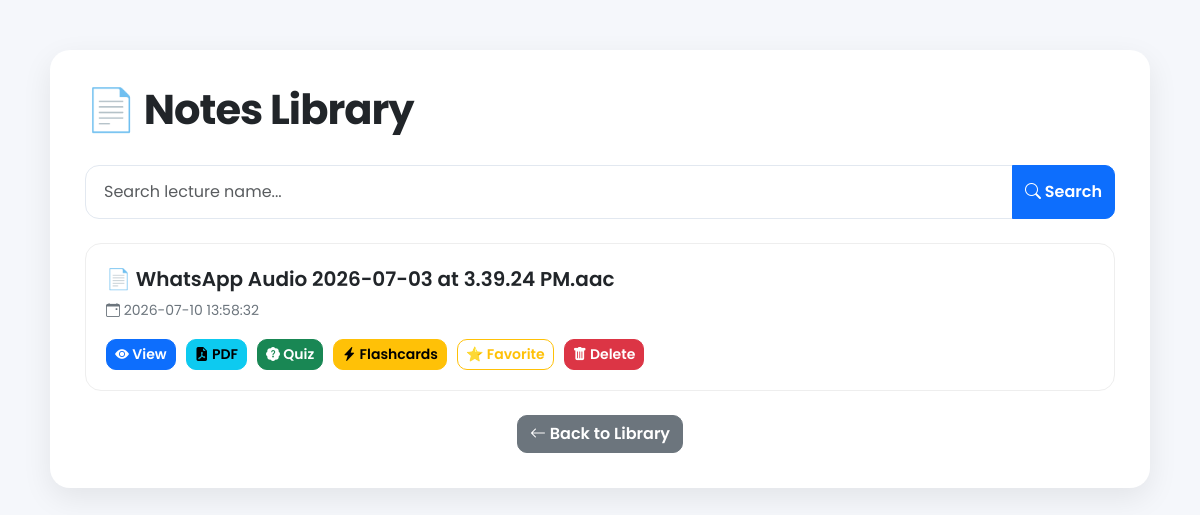
The app's page /notes (signed in) with its own data.
### tables this page shows
CREATE TABLE notes (

    id INTEGER PRIMARY KEY AUTOINCREMENT,

    user_email TEXT,

    transcript TEXT,

    ai_notes TEXT,

    created_at TIMESTAMP DEFAULT CURRENT_TIMESTAMP

, lecture_name TEXT, favorite INTEGER DEFAULT 0);

### app.py (the view)
@app.route("/notes")
def notes_history():
    if "user" not in session:
        return redirect("/login")
    conn = get_db()
    cursor = conn.cursor()
    search = request.args.get("search", "").strip()
    if search:
        cursor.execute("""
            SELECT id, lecture_name, favorite, created_at
            FROM notes
            WHERE user_email=? AND lecture_name LIKE ?
            ORDER BY created_at DESC
        """, (
            session["user"],
            f"%{search}%"
        ))
    else:
        cursor.execute("""
            SELECT id, lecture_name, favorite, created_at
            FROM notes
            WHERE user_email=?
            ORDER BY created_at DESC
        """, (
            session["user"],
        ))
    notes = cursor.fetchall()
    conn.close()
    return render_template(
        "notes_history.html",
        notes=notes
    )

### app.py (called while the page is built)
def get_db():
    conn = sqlite3.connect("users.db")
    conn.row_factory = sqlite3.Row
    return conn

### templates/notes_history.html (shortened to what this page needs)
<!DOCTYPE html>
<html lang="en">
<head>
<link href="https://cdn.jsdelivr.net/npm/bootstrap@5.3.3/dist/css/bootstrap.min.css" rel="stylesheet">
<link rel="stylesheet" href="{{ url_for('static', filename='style.css') }}">
<link rel="stylesheet"
href="https://cdn.jsdelivr.net/npm/bootstrap-icons@1.11.3/font/bootstrap-icons.min.css">
</head>
<body>
<div class="container">
<div class="container-box">
<h2 class="page-title">📄 Notes Library</h2>
<form method="GET" class="mb-4">
<div class="input-group">
<input
type="text"
name="search"
class="form-control"
placeholder="Search lecture name..."
value="{{ request.args.get('search','') }}">
<button class="btn btn-primary">
<i class="bi bi-search"></i> Search
</button>
</div>
</form>
{% if notes %}
{% for note in notes %}
<div class="note-card">
<div class="note-title">
📄 {{ note.lecture_name }}
</div>
<div class="note-date">
<i class="bi bi-calendar-event"></i>
{{ note.created_at }}
</div>
<div class="actions">
<a href="/note/{{ note.id }}"
class="btn btn-primary btn-sm">
<i class="bi bi-eye-fill"></i>
View
</a>
<a href="/download_pdf/{{ note.id }}"
   class="btn btn-info btn-sm">
    <i class="bi bi-file-earmark-pdf-fill"></i>
    PDF
</a>
<a href="/quiz/{{ note.id }}"
class="btn btn-success btn-sm">
<i class="bi bi-patch-question-fill"></i>
Quiz
</a>
<a href="/flashcards/{{ note.id }}"
class="btn btn-warning btn-sm">
<i class="bi bi-lightning-charge-fill"></i>
Flashcards
</a>
<a href="/favorite_note/{{ note.id }}"
class="btn btn-outline-warning btn-sm">
{% if note.favorite %}
⭐ Favorite
{% else %}
☆ Favorite
{% endif %}
</a>
<a href="/delete_note/{{ note.id }}"
class="btn btn-danger btn-sm">
<i class="bi bi-trash-fill"></i>
Delete
</a>
</div>
</div>
{% endfor %}
{% else %}
<div class="alert alert-info text-center">
No notes found.
</div>
{% endif %}
<div class="text-center mt-4">
<a href="/library" class="btn btn-secondary">
<i class="bi bi-arrow-left"></i>
Back to Library
</a>
</div>
</div>
</div>
</body>
</html>

### static/css/style.css (style rules this page uses)
:root { --primary:#4F46E5; --primary-light:#6366F1; --secondary:#7C3AED; --success:#22C55E; --danger:#EF4444; --background:#F8FAFC; --surface:#FFFFFF; --text:#1E293B; --muted:#64748B; --border:#E2E8F0; --radius:20px; --shadow-sm:0 8px 20px rgba(15,23,42,.05); --shadow-md:0 15px 35px rgba(15,23,42,.08); --shadow-lg:0 25px 50px rgba(15,23,42,.12); }
body { font-family:'Inter',sans-serif; background: radial-gradient(circle at top left,#dbeafe 0%,transparent 35%), radial-gradient(circle at bottom right,#ede9fe 0%,transparent 35%), linear-gradient(135deg,#f8fafc,#eef2ff); min-height:100vh; }
.btn { font-weight:600; border-radius:14px; transition:all .25s ease; }
.card, .feature-card, .library-card, .stats-card, .btn, img { transition: all .3s ease; }
.form-control { border-radius:14px; border:1px solid var(--border); padding:14px 18px; box-shadow:none; }
.page-title { font-size:2.6rem; font-weight:800; margin-bottom:10px; letter-spacing:-1px; }

### templates/notes_history.html (style rules this page uses)
body { background:#f5f7fb; font-family:'Poppins',sans-serif; }
.container-box { max-width:1100px; margin:50px auto; background:#fff; border-radius:20px; padding:35px; box-shadow:0 10px 30px rgba(0,0,0,.08); }
.page-title { font-weight:700; margin-bottom:30px; }
.note-card { border:1px solid #eee; border-radius:16px; padding:20px; margin-bottom:20px; transition:.3s; }
.note-title { font-size:20px; font-weight:600; margin-bottom:6px; }
.note-date { color:#6c757d; font-size:14px; }
.actions { display:flex; gap:10px; flex-wrap:wrap; margin-top:18px; }
.btn { border-radius:10px; }

### records on screen
notes: lecture_name "WhatsApp Audio 2026-07-03 at 3.39.24 PM.aac", created_at "2026-07-10 13:58:32", favorite "⭐ Favorite"
